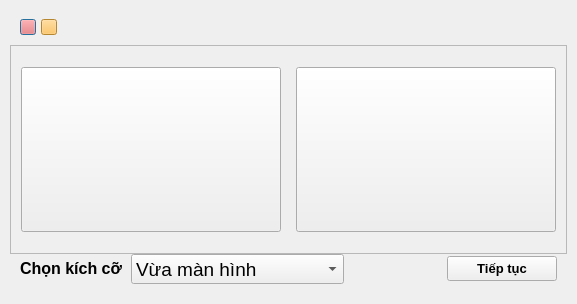
<?xml version="1.0" encoding="UTF-8"?>
<ui version="4.0">
 <class>Dialog</class>
 <widget class="QDialog" name="Dialog">
  <property name="geometry">
   <rect>
    <x>0</x>
    <y>0</y>
    <width>577</width>
    <height>304</height>
   </rect>
  </property>
  <property name="windowTitle">
   <string>Chọn giao diện</string>
  </property>
  <property name="windowIcon">
   <iconset resource="../../../files.qrc">
    <normaloff>:/ico/icon/coffee.ico</normaloff>:/ico/icon/coffee.ico</iconset>
  </property>
  <layout class="QHBoxLayout" name="horizontalLayout">
   <property name="spacing">
    <number>0</number>
   </property>
   <property name="leftMargin">
    <number>10</number>
   </property>
   <property name="topMargin">
    <number>10</number>
   </property>
   <property name="rightMargin">
    <number>10</number>
   </property>
   <property name="bottomMargin">
    <number>10</number>
   </property>
   <item>
    <widget class="QFrame" name="frame">
     <property name="styleSheet">
      <string notr="true"/>
     </property>
     <property name="frameShape">
      <enum>QFrame::NoFrame</enum>
     </property>
     <property name="frameShadow">
      <enum>QFrame::Plain</enum>
     </property>
     <layout class="QHBoxLayout" name="horizontalLayout_2">
      <property name="spacing">
       <number>0</number>
      </property>
      <property name="leftMargin">
       <number>0</number>
      </property>
      <property name="topMargin">
       <number>0</number>
      </property>
      <property name="rightMargin">
       <number>0</number>
      </property>
      <property name="bottomMargin">
       <number>0</number>
      </property>
      <item>
       <widget class="QFrame" name="frame_main">
        <property name="styleSheet">
         <string notr="true">   /* QPUSHBUTTON */
    QPushButton#pushButton_close {
        background: rgb(255, 96, 92);
    }
    QPushButton#pushButton_close:hover {
        background: rgb(232, 86, 84);
    }


    QPushButton#pushButton_hide {
        background: rgb(255, 189, 68);
    }

    QPushButton#pushButton_hide:hover{
        background: rgb(229, 151, 61);
    }

    QPushButton#pushButton_maximum {
        background: rgb(0, 202, 78);
    }

    QPushButton#pushButton_maximum:hover {
        background:rgb(0, 176, 67);
    }</string>
        </property>
        <property name="frameShape">
         <enum>QFrame::NoFrame</enum>
        </property>
        <property name="frameShadow">
         <enum>QFrame::Plain</enum>
        </property>
        <layout class="QVBoxLayout" name="verticalLayout">
         <property name="spacing">
          <number>0</number>
         </property>
         <property name="leftMargin">
          <number>0</number>
         </property>
         <property name="topMargin">
          <number>0</number>
         </property>
         <property name="rightMargin">
          <number>0</number>
         </property>
         <property name="bottomMargin">
          <number>0</number>
         </property>
         <item>
          <widget class="QFrame" name="frame_title">
           <property name="minimumSize">
            <size>
             <width>0</width>
             <height>35</height>
            </size>
           </property>
           <property name="maximumSize">
            <size>
             <width>16777215</width>
             <height>35</height>
            </size>
           </property>
           <property name="frameShape">
            <enum>QFrame::NoFrame</enum>
           </property>
           <property name="frameShadow">
            <enum>QFrame::Plain</enum>
           </property>
           <layout class="QHBoxLayout" name="horizontalLayout_4">
            <property name="spacing">
             <number>0</number>
            </property>
            <property name="leftMargin">
             <number>10</number>
            </property>
            <property name="topMargin">
             <number>0</number>
            </property>
            <property name="rightMargin">
             <number>0</number>
            </property>
            <property name="bottomMargin">
             <number>0</number>
            </property>
            <item alignment="Qt::AlignLeft">
             <widget class="QFrame" name="frame_title_btn">
              <property name="frameShape">
               <enum>QFrame::NoFrame</enum>
              </property>
              <property name="frameShadow">
               <enum>QFrame::Plain</enum>
              </property>
              <layout class="QHBoxLayout" name="horizontalLayout_5">
               <property name="spacing">
                <number>5</number>
               </property>
               <property name="leftMargin">
                <number>0</number>
               </property>
               <property name="topMargin">
                <number>0</number>
               </property>
               <property name="rightMargin">
                <number>0</number>
               </property>
               <property name="bottomMargin">
                <number>0</number>
               </property>
               <item>
                <widget class="QPushButton" name="pushButton_close">
                 <property name="minimumSize">
                  <size>
                   <width>16</width>
                   <height>16</height>
                  </size>
                 </property>
                 <property name="maximumSize">
                  <size>
                   <width>16</width>
                   <height>16</height>
                  </size>
                 </property>
                 <property name="toolTip">
                  <string>&lt;html&gt;&lt;head/&gt;&lt;body&gt;&lt;p&gt;Close&lt;/p&gt;&lt;/body&gt;&lt;/html&gt;</string>
                 </property>
                 <property name="text">
                  <string/>
                 </property>
                </widget>
               </item>
               <item>
                <widget class="QPushButton" name="pushButton_hide">
                 <property name="minimumSize">
                  <size>
                   <width>16</width>
                   <height>16</height>
                  </size>
                 </property>
                 <property name="maximumSize">
                  <size>
                   <width>16</width>
                   <height>16</height>
                  </size>
                 </property>
                 <property name="toolTip">
                  <string>minimumsize</string>
                 </property>
                 <property name="text">
                  <string/>
                 </property>
                </widget>
               </item>
              </layout>
             </widget>
            </item>
           </layout>
          </widget>
         </item>
         <item>
          <widget class="QFrame" name="frame_content">
           <property name="autoFillBackground">
            <bool>false</bool>
           </property>
           <property name="styleSheet">
            <string notr="true"/>
           </property>
           <property name="frameShape">
            <enum>QFrame::NoFrame</enum>
           </property>
           <property name="frameShadow">
            <enum>QFrame::Plain</enum>
           </property>
           <layout class="QVBoxLayout" name="verticalLayout_2">
            <property name="spacing">
             <number>0</number>
            </property>
            <property name="leftMargin">
             <number>0</number>
            </property>
            <property name="topMargin">
             <number>0</number>
            </property>
            <property name="rightMargin">
             <number>0</number>
            </property>
            <property name="bottomMargin">
             <number>0</number>
            </property>
            <item>
             <widget class="QFrame" name="frame_input">
              <property name="frameShape">
               <enum>QFrame::StyledPanel</enum>
              </property>
              <property name="frameShadow">
               <enum>QFrame::Raised</enum>
              </property>
              <layout class="QHBoxLayout" name="horizontalLayout_6">
               <property name="spacing">
                <number>15</number>
               </property>
               <property name="leftMargin">
                <number>10</number>
               </property>
               <property name="topMargin">
                <number>10</number>
               </property>
               <property name="rightMargin">
                <number>10</number>
               </property>
               <property name="bottomMargin">
                <number>10</number>
               </property>
               <item>
                <widget class="QPushButton" name="pushButton_dark">
                 <property name="minimumSize">
                  <size>
                   <width>260</width>
                   <height>165</height>
                  </size>
                 </property>
                 <property name="font">
                  <font>
                   <pointsize>10</pointsize>
                   <weight>75</weight>
                   <bold>true</bold>
                  </font>
                 </property>
                 <property name="styleSheet">
                  <string notr="true"/>
                 </property>
                 <property name="text">
                  <string/>
                 </property>
                </widget>
               </item>
               <item>
                <widget class="QPushButton" name="pushButton_light">
                 <property name="minimumSize">
                  <size>
                   <width>260</width>
                   <height>165</height>
                  </size>
                 </property>
                 <property name="font">
                  <font>
                   <pointsize>10</pointsize>
                   <weight>75</weight>
                   <bold>true</bold>
                  </font>
                 </property>
                 <property name="styleSheet">
                  <string notr="true"/>
                 </property>
                 <property name="text">
                  <string/>
                 </property>
                </widget>
               </item>
              </layout>
             </widget>
            </item>
            <item>
             <widget class="QFrame" name="frame_btn">
              <property name="minimumSize">
               <size>
                <width>0</width>
                <height>40</height>
               </size>
              </property>
              <property name="maximumSize">
               <size>
                <width>16777215</width>
                <height>40</height>
               </size>
              </property>
              <property name="frameShape">
               <enum>QFrame::NoFrame</enum>
              </property>
              <property name="frameShadow">
               <enum>QFrame::Plain</enum>
              </property>
              <layout class="QHBoxLayout" name="horizontalLayout_7">
               <property name="spacing">
                <number>0</number>
               </property>
               <property name="leftMargin">
                <number>10</number>
               </property>
               <property name="topMargin">
                <number>0</number>
               </property>
               <property name="rightMargin">
                <number>10</number>
               </property>
               <property name="bottomMargin">
                <number>10</number>
               </property>
               <item>
                <widget class="QLabel" name="label">
                 <property name="maximumSize">
                  <size>
                   <width>111</width>
                   <height>16777215</height>
                  </size>
                 </property>
                 <property name="text">
                  <string>&lt;!DOCTYPE HTML PUBLIC &quot;-//W3C//DTD HTML 4.0//EN&quot; &quot;http://www.w3.org/TR/REC-html40/strict.dtd&quot;&gt;
&lt;html&gt;&lt;head&gt;&lt;meta name=&quot;qrichtext&quot; content=&quot;1&quot; /&gt;&lt;style type=&quot;text/css&quot;&gt;
p, li { white-space: pre-wrap; }
&lt;/style&gt;&lt;/head&gt;&lt;body style=&quot; font-family:'Arial'; font-size:12px; font-weight:400; font-style:normal;&quot;&gt;
&lt;p style=&quot; margin-top:12px; margin-bottom:12px; margin-left:0px; margin-right:0px; -qt-block-indent:0; text-indent:0px;&quot;&gt;&lt;span style=&quot; font-size:12pt; font-weight:600;&quot;&gt;Chọn kích cỡ&lt;/span&gt;&lt;/p&gt;&lt;/body&gt;&lt;/html&gt;</string>
                 </property>
                </widget>
               </item>
               <item>
                <widget class="QComboBox" name="comboBox_size">
                 <property name="font">
                  <font>
                   <family>Arial</family>
                   <pointsize>14</pointsize>
                  </font>
                 </property>
                 <item>
                  <property name="text">
                   <string>Vừa màn hình</string>
                  </property>
                 </item>
                 <item>
                  <property name="text">
                   <string>Nhỏ</string>
                  </property>
                 </item>
                 <item>
                  <property name="text">
                   <string>Full màn hình</string>
                  </property>
                 </item>
                </widget>
               </item>
               <item alignment="Qt::AlignRight">
                <widget class="QPushButton" name="pushButton_ok">
                 <property name="minimumSize">
                  <size>
                   <width>110</width>
                   <height>25</height>
                  </size>
                 </property>
                 <property name="font">
                  <font>
                   <pointsize>10</pointsize>
                   <weight>75</weight>
                   <bold>true</bold>
                  </font>
                 </property>
                 <property name="text">
                  <string>Tiếp tục</string>
                 </property>
                </widget>
               </item>
              </layout>
             </widget>
            </item>
           </layout>
          </widget>
         </item>
        </layout>
       </widget>
      </item>
     </layout>
    </widget>
   </item>
  </layout>
 </widget>
 <resources>
  <include location="../../../files.qrc"/>
 </resources>
 <connections/>
</ui>
